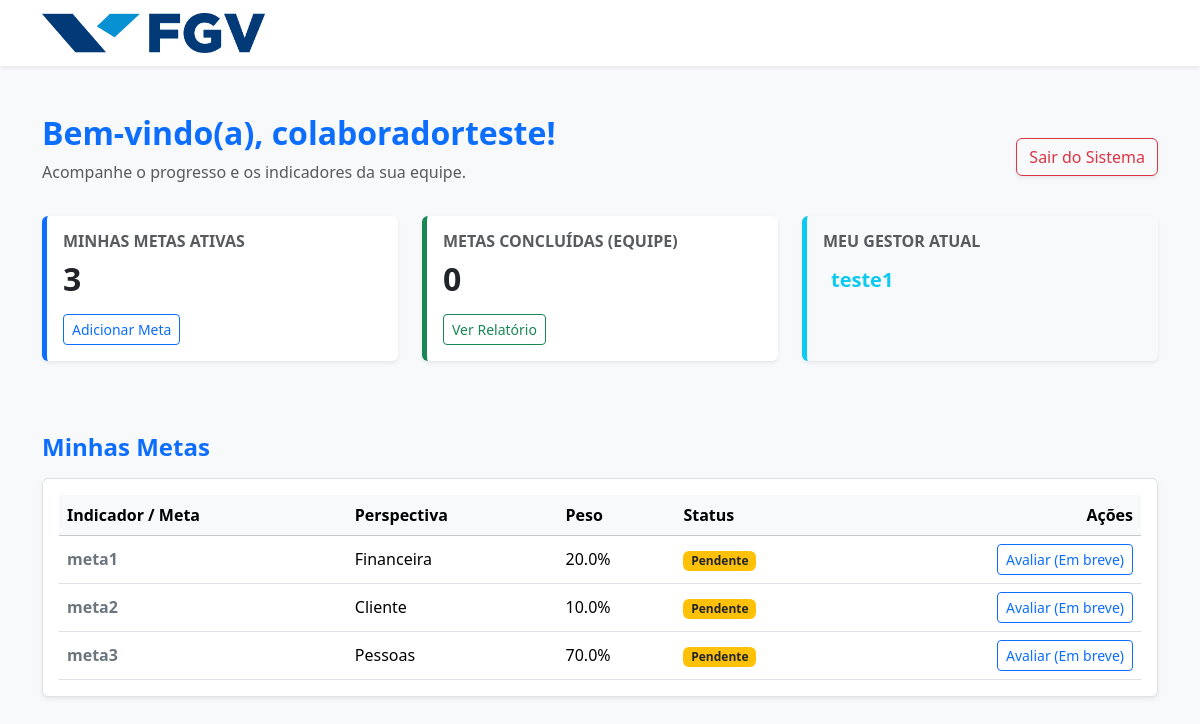
The page /painel (signed in) on the database its author committed.
### app/models/user.py (models this page shows)
class User(Base):
    __tablename__ = "users"
    id = Column(Integer, primary_key=True, index=True)
    nome = Column(String, nullable=False)
    username = Column(String, unique=True, index=True, nullable=False)
    hashed_password = Column(String, nullable=False)
    is_gestor = Column(Boolean, default=False)
    gestor_id = Column(Integer, ForeignKey("users.id"), nullable=True)
    is_active = Column(Boolean, default=True)
    metas = relationship("Meta", back_populates="dono")

### app/models/meta.py (models this page shows)
class Meta(Base):
    __tablename__ = "metas"
    id = Column(Integer, primary_key=True, index=True)
    indicador = Column(Text, nullable=False) # Ex: Seguidores - Instagram
    perspectiva = Column(String, nullable=False) # Financeira, Cliente, Processos, Pessoas
    peso = Column(Float, nullable=False) # Ex: 20 (para 20%)
    escala_a = Column(Text, nullable=False)
    escala_b = Column(Text, nullable=False)
    escala_c = Column(Text, nullable=False)
    escala_d = Column(Text, nullable=False)
    escala_e = Column(Text, nullable=False)
    justificativa = Column(Text, nullable=True)
    avaliacao = Column(String, nullable=True) # Letra escolhida: A, B, C, D ou E
    nota = Column(Float, nullable=True) # Valor calculado: (Peso * Valor da Letra)
    status = Column(String, default="Pendente") # Pendente, Aprovada, Rejeitada
    user_id = Column(Integer, ForeignKey("users.id"))
    dono = relationship("User", back_populates="metas")

### app/main.py (the view)
@app.get("/painel", response_class=HTMLResponse)
def painel_page(request: Request, db: Session = Depends(get_db)):
    nome_usuario = request.cookies.get("usuario_logado")
    if not nome_usuario:
        return RedirectResponse(url="/login", status_code=status.HTTP_303_SEE_OTHER)
    usuario = db.query(user.User).filter(user.User.nome == nome_usuario).first()
    if usuario:
        minhas_metas = db.query(Meta).filter(Meta.user_id == usuario.id).all()
        total_metas = len(minhas_metas)
    else:
        minhas_metas = []
        total_metas = 0
    total_equipe = db.query(user.User).filter(user.User.gestor_id == usuario.id).count() if usuario and usuario.is_gestor else 0
    nome_meu_gestor = "Não vinculado a um gestor"
    if usuario and usuario.gestor_id:
        meu_gestor_obj = db.query(user.User).filter(user.User.id == usuario.gestor_id).first()
        if meu_gestor_obj:
            nome_meu_gestor = meu_gestor_obj.nome
    return templates.TemplateResponse(
        "painel.html",
        {
            "request": request,
            "usuario": nome_usuario,
            "usuario_obj": usuario, # Enviamos o usuário completo para o HTML saber se é gestor
            "total_metas": total_metas,
            "metas": minhas_metas,
            "total_equipe": total_equipe,
            "nome_meu_gestor": nome_meu_gestor
        }
    )

### app/templates/painel.html (shortened to what this page needs)
{% extends "base.html" %}
{% block content %}
<div class="row mt-4 align-items-center">
    <div class="col-md-8 mb-3">
        <h2 class="text-primary fw-bold">Bem-vindo(a), {{ usuario }}!</h2>
        <p class="text-muted">Acompanhe o progresso e os indicadores da sua equipe.</p>
    </div>
    <div class="col-md-4 mb-3 text-md-end">
        <a href="/auth/logout" class="btn btn-outline-danger shadow-sm">
            Sair do Sistema
        </a>
    </div>
</div>
<div class="row">
    <div class="col-md-4 mb-4">
        <div class="card shadow-sm border-0 border-start border-primary border-5 h-100">
            <div class="card-body">
                <h6 class="card-title text-muted text-uppercase fw-bold">Minhas Metas Ativas</h6>
                <h2 class="fw-bold mb-0">{{ total_metas }}</h2>
                <a href="/metas/nova" class="btn btn-sm btn-outline-primary mt-3">Adicionar Meta</a>
            </div>
        </div>
    </div>
    <div class="col-md-4 mb-4">
        <div class="card shadow-sm border-0 border-start border-success border-5 h-100">
            <div class="card-body">
                <h6 class="card-title text-muted text-uppercase fw-bold">Metas Concluídas (Equipe)</h6>
                <h2 class="fw-bold mb-0">0</h2>
                <a href="#" class="btn btn-sm btn-outline-success mt-3">Ver Relatório</a>
            </div>
        </div>
    </div>
    {% if usuario_obj.is_gestor %}
    <div class="col-md-4 mb-4">
        <div class="card shadow-sm border-0 border-start border-warning border-5 h-100">
            <div class="card-body">
                <h6 class="card-title text-muted text-uppercase fw-bold">Colaboradores Vinculados</h6>
                <h2 class="fw-bold mb-0">{{ total_equipe }}</h2>
                <a href="/equipe" class="btn btn-sm btn-outline-warning mt-3">Gerenciar Equipe</a>
            </div>
        </div>
    </div>
    {% else %}
    <div class="col-md-4 mb-4">
        <div class="card shadow-sm border-0 border-start border-info border-5 h-100 bg-light">
            <div class="card-body">
                <h6 class="card-title text-muted text-uppercase fw-bold">Meu Gestor Atual</h6>
                <h5 class="fw-bold mb-0 mt-3 text-info">
                    {{ nome_meu_gestor }}
                </h5>
            </div>
        </div>
    </div>
    {% endif %}
</div>
<div class="row mt-5">
    <div class="col-12">
        <h4 class="text-primary fw-bold mb-3">Minhas Metas</h4>
        <div class="table-responsive bg-white shadow-sm rounded p-3 border">
            <table class="table table-hover align-middle mb-0">
                <thead class="table-light">
                    <tr>
                        <th>Indicador / Meta</th>
                        <th>Perspectiva</th>
                        <th>Peso</th>
                        <th>Status</th>
                        <th class="text-end">Ações</th>
                    </tr>
                </thead>
                <tbody>
                    {% for meta in metas %}
                    <tr>
                        <td class="fw-bold text-secondary">{{ meta.indicador }}</td>
                        <td>{{ meta.perspectiva }}</td>
                        <td>{{ meta.peso }}%</td>
                        <td>
                            <span class="badge {% if meta.status == 'Pendente' %}bg-warning text-dark{% else %}bg-success{% endif %}">
                                {{ meta.status }}
                            </span>
                        </td>
                        <td class="text-end">
                            <button class="btn btn-sm btn-outline-primary">Avaliar (Em breve)</button>
                        </td>
                    </tr>
                    {% else %}
                    <tr>
                        <td colspan="5" class="text-center text-muted py-4">Nenhuma meta cadastrada ainda. Clique em "Adicionar Meta" lá em cima!</td>
                    </tr>
                    {% endfor %}
                </tbody>
            </table>
        </div>
    </div>
</div>
{% endblock %}

### app/templates/base.html (shortened to what this page needs)
<!DOCTYPE html>
<html lang="pt-BR">
<head>
    <link href="https://cdn.jsdelivr.net/npm/bootstrap@5.3.2/dist/css/bootstrap.min.css" rel="stylesheet">
    <link rel="stylesheet" href="{{ url_for('static', path='/css/style.css') }}">
</head>
<body class="bg-light">
    <nav class="navbar navbar-expand-lg navbar-light bg-white shadow-sm">
        <div class="container">
            <a class="navbar-brand d-flex align-items-center" href="/">
                <img src="{{ url_for('static', path='/img/logo_fgv.png') }}" alt="Logo FGV" height="40" class="d-inline-block align-text-top me-2">
            </a>
        </div>
    </nav>
    <div class="container my-5">
        {% block content %}
        {% endblock %}
    </div>
</body>
</html>

### rows shown on the page
User: nome "colaboradorteste"
User: nome "teste1"
Meta: indicador "meta1", perspectiva "Financeira", peso "20.0", status "Pendente"
Meta: indicador "meta2", perspectiva "Cliente", peso "10.0", status "Pendente"
Meta: indicador "meta3", perspectiva "Pessoas", peso "70.0", status "Pendente"

### other values the page prints
{{ total_metas }} "3"
